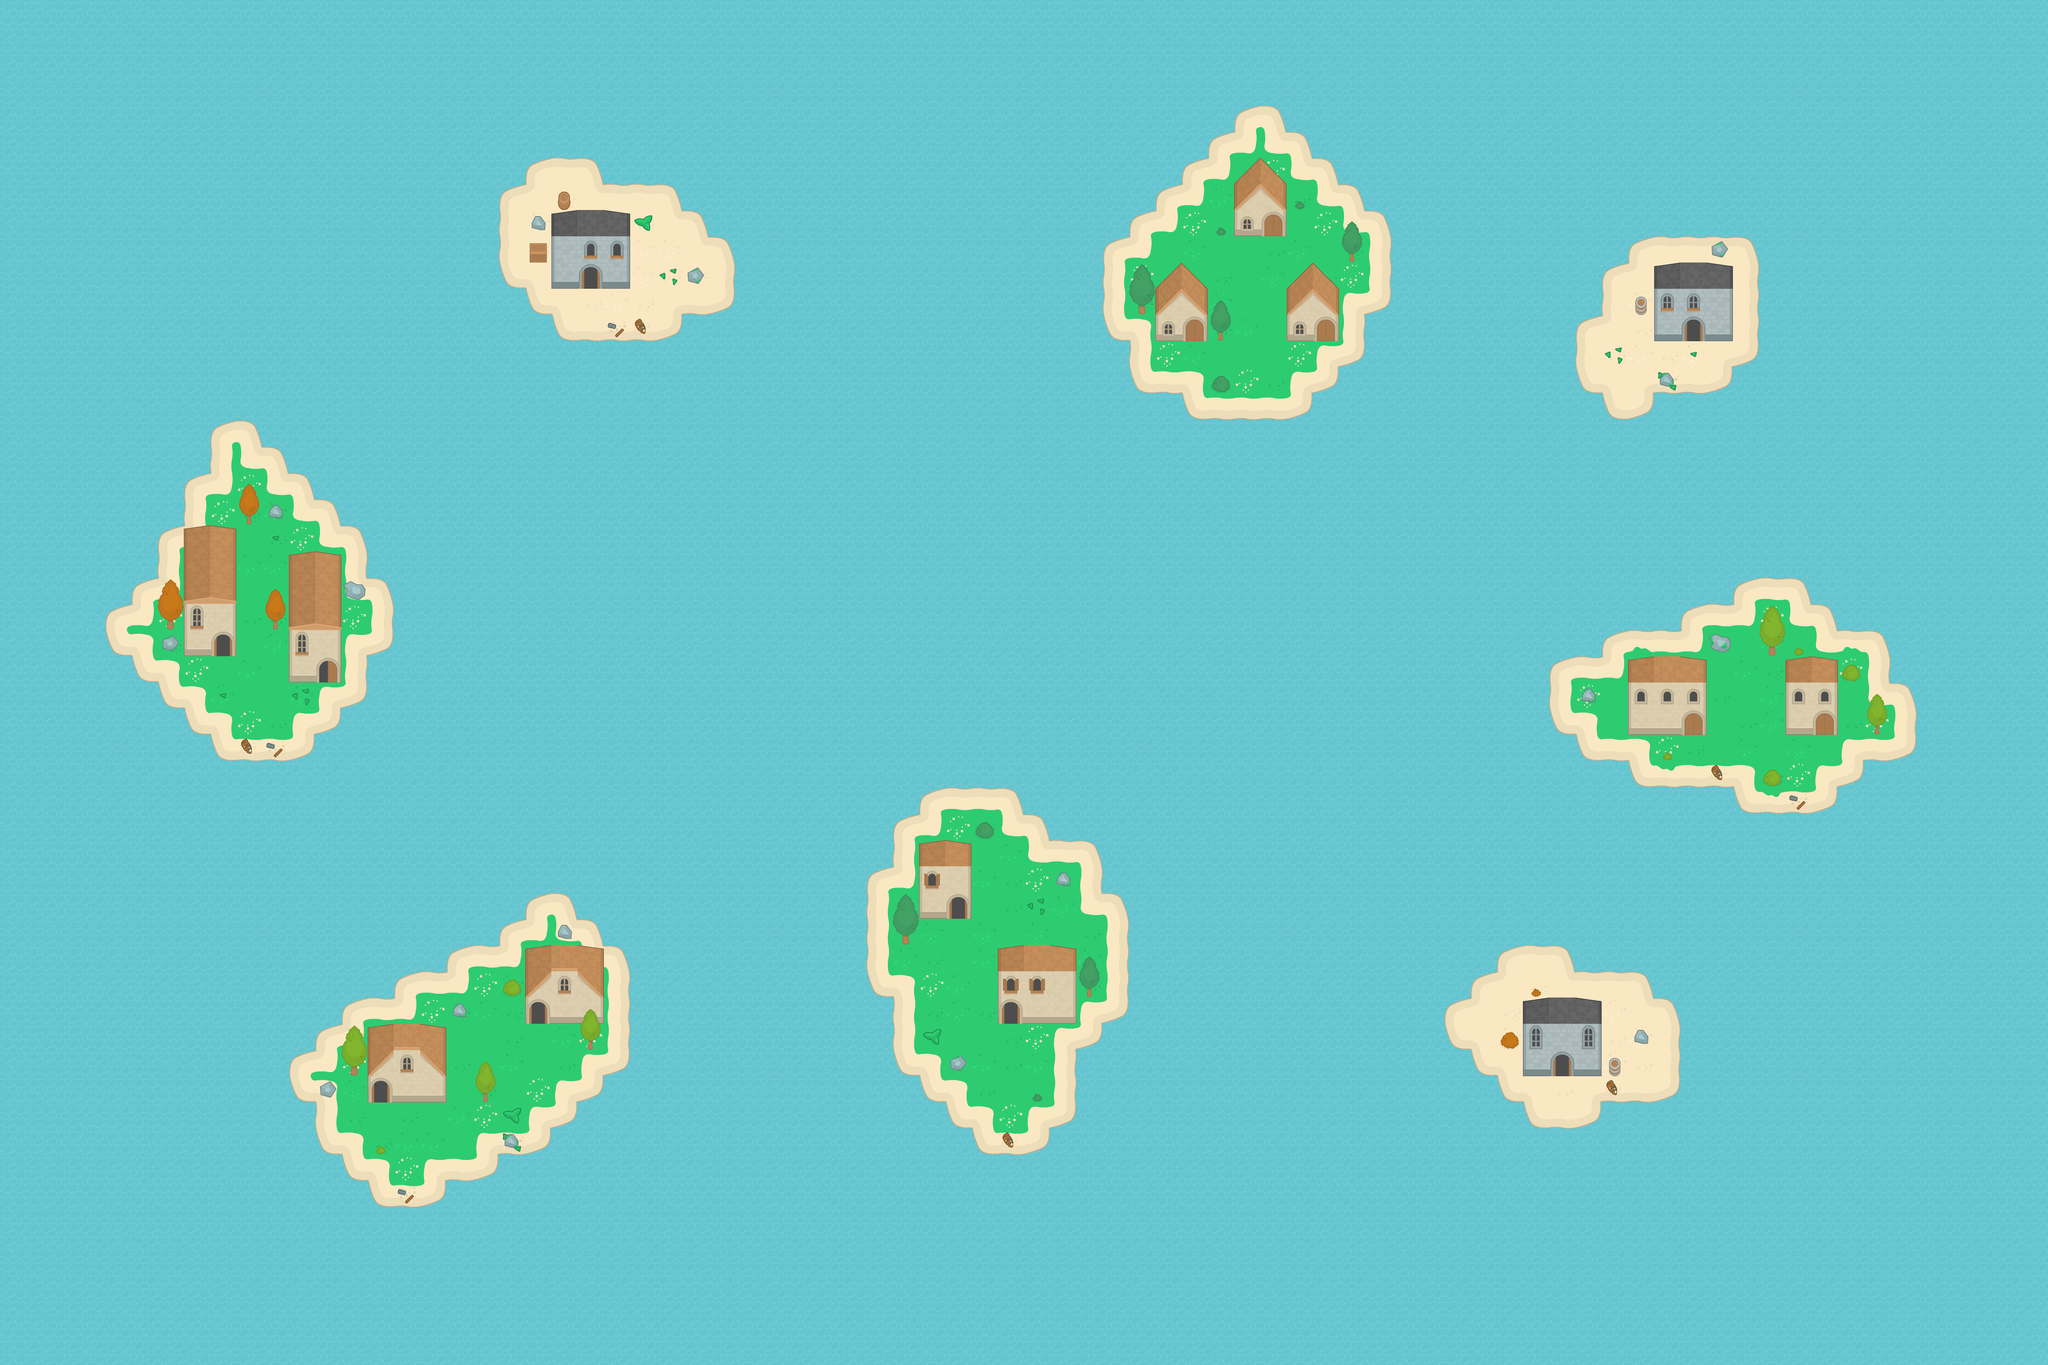

A 2D game scene composited from a Tiled map and its tileset images. What follows is a short description and the map's XML, with each tile layer's data collapsed to a summary:
An orthogonal 78x52 tile map with 64x64 px tiles, 5 tile layers (Water, Background, Buildings, Details, ...), 2 tilesets and 109 objects (17x wentworth, 16x james, 15x derwent, 15x alcuin, 13x vanbrugh, ...).

<map version="1.2" tiledversion="1.2.1" orientation="orthogonal" renderorder="right-down" width="78" height="52" tilewidth="64" tileheight="64" infinite="0" nextlayerid="37" nextobjectid="845">
 <tileset firstgid="1" source="rpg-tiles-64.tsx" />
 <tileset firstgid="261" source="map-tiles-64.tsx" />
 <layer id="32" name="Water" width="78" height="52">
  <data>[4056 cells, 4056 non-empty, 1 distinct tile ids]</data>
 </layer>
 <layer id="33" name="Background" width="78" height="52">
  <data>[4056 cells, 610 non-empty, 35 distinct tile ids]</data>
 </layer>
 <layer id="34" name="Buildings" width="78" height="52">
  <data>[4056 cells, 117 non-empty, 27 distinct tile ids]</data>
 </layer>
 <layer id="36" name="Details" width="78" height="52">
  <data>[4056 cells, 154 non-empty, 56 distinct tile ids]</data>
 </layer>
 <layer id="35" name="Overlay" width="78" height="52">
  <data>[4056 cells, 0 non-empty, 0 distinct tile ids]</data>
 </layer>
 <objectgroup id="5" name="ObjectData">
  <object id="1" name="player" x="2560" y="1344" width="25.3333" height="62.6667" />
 </objectgroup>
 <objectgroup id="7" name="RegionData" visible="0">
  <object id="721" name="derwentregion" x="3648" y="1216" width="1280" height="960" />
  <object id="722" name="vanbrughregion" x="1984" y="1792" width="1024" height="1088" />
  <object id="723" name="jamesregion" x="512" y="2048" width="1152" height="1024" />
  <object id="740" name="alcuinregion" x="2368" y="128" width="1088" height="960" />
  <object id="742" name="wentworthregion" x="128" y="832" width="1088" height="1088" />
 </objectgroup>
 <objectgroup id="6" name="PhysicsData">
  <object id="15" name="bound" x="0" y="0" width="4992" height="5" />
  <object id="16" name="bound" x="0" y="0" width="5" height="3328" />
  <object id="18" name="bound" x="0" y="3323" width="4992" height="5" />
  <object id="19" name="bound" x="4987" y="0" width="5" height="3328" />
  <object id="20" name="chemistry" x="3904" y="960" width="128" height="64" />
  <object id="259" name="derwent" x="3840" y="1792" width="128" height="64" />
  <object id="260" name="physics" x="3648" y="2624" width="64" height="62.6667" />
  <object id="574" name="james" x="1280" y="2176" width="128" height="64" />
  <object id="724" name="vanbrugh" x="2240" y="1920" width="256" height="64" />
  <object id="739" name="alcuin" x="2880" y="960" width="320" height="64" />
  <object id="741" name="wentworth" x="512" y="1024" width="64" height="128" />
  <object id="743" name="economics" x="1344" y="768" width="320" height="62.6667" />
  <object id="745" name="physics" x="3648" y="2304" width="192" height="62.6667" />
  <object id="746" name="physics" x="3840" y="2368" width="192" height="62.6667" />
  <object id="747" name="physics" x="4032" y="2432" width="64" height="256" />
  <object id="748" name="physics" x="3904" y="2624" width="128" height="62.6667" />
  <object id="749" name="physics" x="3712" y="2688" width="192" height="62.6667" />
  <object id="750" name="physics" x="3584" y="2368" width="64" height="62.6667" />
  <object id="751" name="physics" x="3520" y="2432" width="64" height="128" />
  <object id="754" name="physics" x="3584" y="2560" width="64" height="62.6667" />
  <object id="756" name="chemistry" x="4032" y="896" width="192" height="64" />
  <object id="757" name="chemistry" x="3840" y="768" width="64" height="192" />
  <object id="758" name="chemistry" x="3904" y="640" width="64" height="128" />
  <object id="759" name="chemistry" x="3968" y="576" width="256" height="64" />
  <object id="760" name="chemistry" x="4224" y="576" width="64" height="320" />
  <object id="761" name="economics" x="1472" y="448" width="192" height="62.6667" />
  <object id="762" name="economics" x="1280" y="384" width="192" height="62.6667" />
  <object id="763" name="economics" x="1216" y="448" width="64" height="256" />
  <object id="764" name="economics" x="1728" y="576" width="64" height="192" />
  <object id="765" name="economics" x="1664" y="512" width="64" height="64" />
  <object id="766" name="economics" x="1664" y="704" width="64" height="64" />
  <object id="767" name="economics" x="1280" y="704" width="64" height="64" />
  <object id="768" name="derwent" x="4224" y="1920" width="256" height="64" />
  <object id="769" name="derwent" x="3968" y="1856" width="256" height="64" />
  <object id="772" name="derwent" x="3904" y="1536" width="192" height="64" />
  <object id="773" name="derwent" x="3776" y="1600" width="128" height="64" />
  <object id="774" name="derwent" x="3712" y="1664" width="64" height="64" />
  <object id="775" name="derwent" x="3776" y="1728" width="64" height="64" />
  <object id="777" name="derwent" x="4480" y="1856" width="64" height="64" />
  <object id="778" name="derwent" x="4544" y="1792" width="64" height="64" />
  <object id="779" name="derwent" x="4544" y="1536" width="64" height="128" />
  <object id="780" name="derwent" x="4608" y="1664" width="64" height="192" />
  <object id="781" name="derwent" x="4480" y="1536" width="64" height="64" />
  <object id="782" name="derwent" x="4416" y="1472" width="64" height="64" />
  <object id="783" name="derwent" x="4224" y="1408" width="192" height="64" />
  <object id="784" name="derwent" x="4096" y="1472" width="128" height="64" />
  <object id="788" name="alcuin" x="2816" y="448" width="64" height="64" />
  <object id="789" name="alcuin" x="3200" y="384" width="64" height="64" />
  <object id="790" name="alcuin" x="3136" y="320" width="64" height="64" />
  <object id="791" name="alcuin" x="2944" y="320" width="64" height="64" />
  <object id="792" name="alcuin" x="2688" y="576" width="64" height="256" />
  <object id="793" name="alcuin" x="3264" y="768" width="64" height="128" />
  <object id="794" name="alcuin" x="3200" y="896" width="64" height="64" />
  <object id="795" name="alcuin" x="2752" y="832" width="64" height="128" />
  <object id="796" name="alcuin" x="3328" y="512" width="64" height="256" />
  <object id="797" name="alcuin" x="2752" y="512" width="64" height="64" />
  <object id="798" name="alcuin" x="2880" y="384" width="64" height="64" />
  <object id="799" name="alcuin" x="2816" y="896" width="64" height="64" />
  <object id="800" name="alcuin" x="3008" y="256" width="128" height="64" />
  <object id="801" name="alcuin" x="3264" y="448" width="64" height="64" />
  <object id="802" name="vanbrugh" x="2496" y="1984" width="64" height="64" />
  <object id="803" name="vanbrugh" x="2176" y="1984" width="64" height="128" />
  <object id="804" name="vanbrugh" x="2112" y="2112" width="64" height="320" />
  <object id="805" name="vanbrugh" x="2176" y="2432" width="64" height="192" />
  <object id="806" name="vanbrugh" x="2240" y="2624" width="64" height="64" />
  <object id="807" name="vanbrugh" x="2304" y="2688" width="64" height="64" />
  <object id="808" name="vanbrugh" x="2368" y="2752" width="192" height="64" />
  <object id="809" name="vanbrugh" x="2688" y="2176" width="64" height="320" />
  <object id="810" name="vanbrugh" x="2560" y="2560" width="64" height="192" />
  <object id="811" name="vanbrugh" x="2624" y="2496" width="64" height="64" />
  <object id="812" name="vanbrugh" x="2624" y="2048" width="64" height="128" />
  <object id="813" name="vanbrugh" x="2560" y="2048" width="64" height="64" />
  <object id="814" name="james" x="1408" y="2240" width="64" height="64" />
  <object id="815" name="james" x="1472" y="2304" width="64" height="320" />
  <object id="816" name="james" x="1408" y="2624" width="64" height="64" />
  <object id="817" name="james" x="1344" y="2688" width="64" height="64" />
  <object id="818" name="james" x="1216" y="2752" width="128" height="64" />
  <object id="819" name="james" x="1088" y="2816" width="128" height="64" />
  <object id="820" name="james" x="832" y="2816" width="64" height="64" />
  </objectgroup>
</map>
<!-- 24 of 109 objects omitted -->
